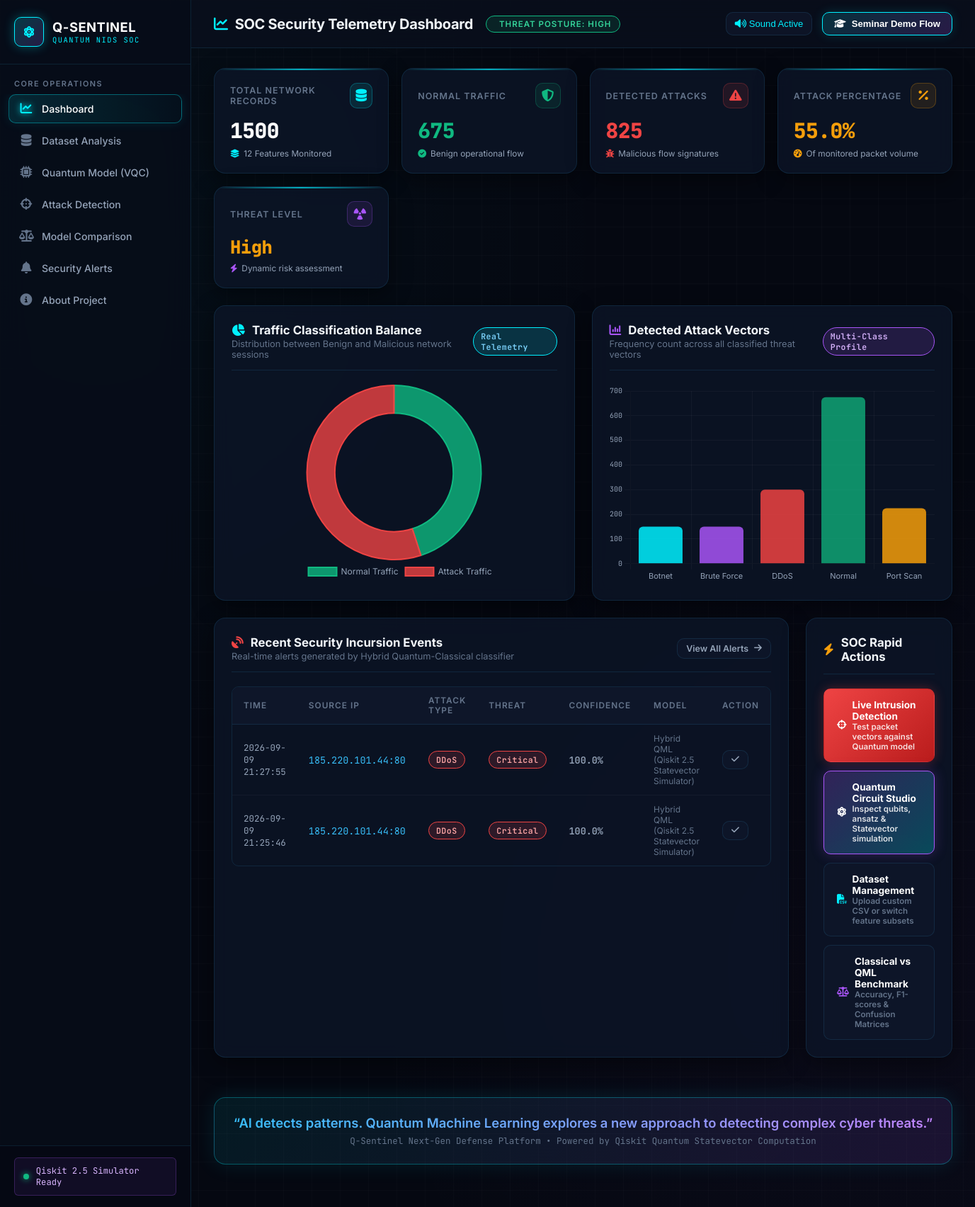
/soc, run on the app's committed database.
### tables this page shows
CREATE TABLE alerts (
            id INTEGER PRIMARY KEY AUTOINCREMENT,
            timestamp TEXT NOT NULL,
            source_ip TEXT DEFAULT '192.168.1.105',
            destination_port INTEGER DEFAULT 80,
            attack_type TEXT NOT NULL,
            threat_level TEXT NOT NULL,
            confidence REAL NOT NULL,
            model_type TEXT NOT NULL,
            status TEXT DEFAULT 'New',
            explanation TEXT DEFAULT '',
            feature_summary TEXT DEFAULT ''
        );

### app.py (the view)
@app.route('/soc')
def dashboard_soc_page():
    summary = preprocessor.get_summary() if preprocessor.raw_df is not None else {}
    alerts = get_alerts(limit=8)
    return render_template('dashboard.html', summary=summary, alerts=alerts, active_page='dashboard')

### app.py (called while the page is built)
@app.context_processor
def inject_global_summary():
    summary = preprocessor.get_summary() if preprocessor.raw_df is not None else {}
    return dict(summary=summary)

### database/db.py (called while the page is built)
def get_db():
    conn = sqlite3.connect(DB_PATH)
    conn.row_factory = sqlite3.Row
    return conn

def get_alerts(limit=50, status=None):
    conn = get_db()
    cursor = conn.cursor()
    if status:
        cursor.execute("SELECT * FROM alerts WHERE status = ? ORDER BY id DESC LIMIT ?", (status, limit))
    else:
        cursor.execute("SELECT * FROM alerts ORDER BY id DESC LIMIT ?", (limit,))
    rows = cursor.fetchall()
    alerts = [dict(r) for r in rows]
    conn.close()
    return alerts

### templates/dashboard.html (shortened to what this page needs)
{% extends 'base.html' %}
{% block page_title %}<i class="fas fa-chart-line" style="color: var(--cyan-core);"></i> SOC Security Telemetry Dashboard{% endblock %}
{% block content %}
<div class="stats-grid">
  <div class="stat-card">
    <div class="stat-header">
      <span class="stat-label">Total Network Records</span>
      <div class="stat-icon cyan">
        <i class="fas fa-database"></i>
      </div>
    </div>
    <div class="stat-value" id="stat-total">{{ summary.get('total_records', 0) }}</div>
    <div class="stat-meta">
      <i class="fas fa-layer-group" style="color: var(--cyan-core);"></i>
      <span>{{ summary.get('total_features', 0) }} Features Monitored</span>
    </div>
  </div>
  <div class="stat-card">
    <div class="stat-header">
      <span class="stat-label">Normal Traffic</span>
      <div class="stat-icon emerald">
        <i class="fas fa-shield-halved"></i>
      </div>
    </div>
    <div class="stat-value" style="color: var(--emerald-core);" id="stat-normal">{{ summary.get('normal_count', 0) }}</div>
    <div class="stat-meta">
      <i class="fas fa-circle-check" style="color: var(--emerald-core);"></i>
      <span>Benign operational flow</span>
    </div>
  </div>
  <div class="stat-card">
    <div class="stat-header">
      <span class="stat-label">Detected Attacks</span>
      <div class="stat-icon crimson">
        <i class="fas fa-triangle-exclamation"></i>
      </div>
    </div>
    <div class="stat-value" style="color: var(--crimson-core);" id="stat-attack">{{ summary.get('attack_count', 0) }}</div>
    <div class="stat-meta">
      <i class="fas fa-bug" style="color: var(--crimson-core);"></i>
      <span>Malicious flow signatures</span>
    </div>
  </div>
  <div class="stat-card">
    <div class="stat-header">
      <span class="stat-label">Attack Percentage</span>
      <div class="stat-icon amber">
        <i class="fas fa-percent"></i>
      </div>
    </div>
    <div class="stat-value" style="color: var(--amber-core);" id="stat-ratio">{{ summary.get('attack_percentage', 0) }}%</div>
    <div class="stat-meta">
      <i class="fas fa-gauge-high" style="color: var(--amber-core);"></i>
      <span>Of monitored packet volume</span>
    </div>
  </div>
  <div class="stat-card">
    <div class="stat-header">
      <span class="stat-label">Threat Level</span>
      <div class="stat-icon violet">
        <i class="fas fa-radiation"></i>
      </div>
    </div>
    <div class="stat-value" style="color: {% if summary.get('threat_level') == 'Critical' %}var(--crimson-core){% elif summary.get('threat_level') == 'High' %}var(--amber-core){% else %}var(--emerald-core){% endif %}; font-size: 1.6rem;" id="stat-threat">
      {{ summary.get('threat_level', 'Low') }}
    </div>
    <div class="stat-meta">
      <i class="fas fa-bolt" style="color: var(--violet-core);"></i>
      <span>Dynamic risk assessment</span>
    </div>
  </div>
</div>
<div class="grid-2">
  <div class="soc-panel">
    <div class="panel-header">
      <div>
        <div class="panel-title">
          <i class="fas fa-chart-pie" style="color: var(--cyan-core);"></i>
          <span>Traffic Classification Balance</span>
        </div>
        <div class="panel-subtitle">Distribution between Benign and Malicious network sessions</div>
      </div>
      <span class="badge badge-cyan">Real Telemetry</span>
    </div>
    <div style="height: 280px; position: relative;">
      <canvas id="trafficPieChart"></canvas>
    </div>
  </div>
  <div class="soc-panel">
    <div class="panel-header">
      <div>
        <div class="panel-title">
          <i class="fas fa-chart-column" style="color: var(--violet-core);"></i>
          <span>Detected Attack Vectors</span>
        </div>
        <div class="panel-subtitle">Frequency count across all classified threat vectors</div>
      </div>
      <span class="badge badge-violet">Multi-Class Profile</span>
    </div>
    <div style="height: 280px; position: relative;">
      <canvas id="attackBarChart"></canvas>
    </div>
  </div>
</div>
<div class="grid-2-1">
  <div class="soc-panel">
    <div class="panel-header">
      <div>
        <div class="panel-title">
          <i class="fas fa-satellite-dish" style="color: var(--crimson-core);"></i>
          <span>Recent Security Incursion Events</span>
        </div>
        <div class="panel-subtitle">Real-time alerts generated by Hybrid Quantum-Classical classifier</div>
      </div>
      <a href="/alerts" class="btn btn-outline btn-sm">
        View All Alerts <i class="fas fa-arrow-right"></i>
      </a>
    </div>
    {% if alerts %}
    <div class="soc-table-wrapper">
      <table class="soc-table">
        <thead>
          <tr>
            <th>Time</th>
            <th>Source IP</th>
            <th>Attack Type</th>
            <th>Threat</th>
            <th>Confidence</th>
            <th>Model</th>
            <th>Action</th>
          </tr>
        </thead>
        <tbody>
          {% for alert in alerts %}
          <tr>
            <td style="font-family: var(--font-mono); font-size: 0.78rem;">{{ alert.timestamp }}</td>
            <td style="font-family: var(--font-mono); color: #38bdf8;">{{ alert.source_ip }}:{{ alert.destination_port }}</td>
            <td>
              <span class="badge {% if alert.attack_type == 'DDoS' %}badge-crimson{% elif alert.attack_type == 'Port Scan' %}badge-amber{% elif alert.attack_type == 'Brute Force' %}badge-violet{% else %}badge-cyan{% endif %}">
                {{ alert.attack_type }}
              </span>
            </td>
            <td>
              <span class="badge {% if alert.threat_level == 'Critical' %}badge-crimson{% elif alert.threat_level == 'High' %}badge-amber{% else %}badge-emerald{% endif %}">
                {{ alert.threat_level }}
              </span>
            </td>
            <td style="font-family: var(--font-mono); font-weight: 600;">{{ (alert.confidence * 100) | round(1) }}%</td>
            <td style="font-size: 0.75rem; color: var(--text-muted);">{{ alert.model_type }}</td>
            <td>
              <button class="btn btn-outline btn-sm" onclick="resolveAlert({{ alert.id }}, 'Investigated')">
                <i class="fas fa-check"></i>
              </button>
            </td>
          </tr>
          {% endfor %}
        </tbody>
      </table>
    </div>
    {% else %}
    <div style="text-align: center; padding: 40px; color: var(--text-muted);">
      <i class="fas fa-shield-check" style="font-size: 2.5rem; color: var(--emerald-core); margin-bottom: 12px; display: block;"></i>
      <p>No active attack alerts logged yet. System operating normally.</p>
    </div>
    {% endif %}
  </div>
  <div class="soc-panel">
    <div class="panel-header">
      <div class="panel-title">
        <i class="fas fa-bolt" style="color: var(--amber-core);"></i>
        <span>SOC Rapid Actions</span>
      </div>
    </div>
    <div style="display: flex; flex-direction: column; gap: 12px;">
      <a href="/detection" class="btn btn-danger" style="justify-content: flex-start; padding: 14px 18px;">
        <i class="fas fa-crosshairs"></i>
        <div>
          <div style="font-weight: 700;">Live Intrusion Detection</div>
          <div style="font-size: 0.72rem; opacity: 0.85;">Test packet vectors against Quantum model</div>
        </div>
      </a>
      <a href="/quantum" class="btn btn-quantum" style="justify-content: flex-start; padding: 14px 18px;">
        <i class="fas fa-atom"></i>
        <div>
          <div style="font-weight: 700;">Quantum Circuit Studio</div>
          <div style="font-size: 0.72rem; opacity: 0.85;">Inspect qubits, ansatz & Statevector simulation</div>
        </div>
      </a>
      <a href="/dataset" class="btn btn-outline" style="justify-content: flex-start; padding: 14px 18px;">
        <i class="fas fa-file-csv" style="color: var(--cyan-core);"></i>
        <div>
          <div style="font-weight: 700; color: #ffffff;">Dataset Management</div>
          <div style="font-size: 0.72rem; color: var(--text-muted);">Upload custom CSV or switch feature subsets</div>
        </div>
      </a>
      <a href="/comparison" class="btn btn-outline" style="justify-content: flex-start; padding: 14px 18px;">
        <i class="fas fa-scale-balanced" style="color: var(--violet-core);"></i>
        <div>
          <div style="font-weight: 700; color: #ffffff;">Classical vs QML Benchmark</div>
          <div style="font-size: 0.72rem; color: var(--text-muted);">Accuracy, F1-scores & Confusion Matrices</div>
        </div>
      </a>
    </div>
  </div>
</div>
{% endblock %}
{% block scripts %}
<script>
  const classDist = {{ summary.get('class_distribution', {}) | tojson }};
  const normalCount = {{ summary.get('normal_count', 0) }};
  const attackCount = {{ summary.get('attack_count', 0) }};
  // Pie Chart: Normal vs Attack
  const ctxPie = document.getElementById('trafficPieChart');
  if (ctxPie) {
    new Chart(ctxPie, {
      type: 'doughnut',
      data: {
        labels: ['Normal Traffic', 'Attack Traffic'],
        datasets: [{
          data: [normalCount, attackCount],
          backgroundColor: ['rgba(16, 185, 129, 0.8)', 'rgba(239, 68, 68, 0.8)'],
          borderColor: ['#10b981', '#ef4444'],
          borderWidth: 2,
          hoverOffset: 6
        }]
      },
      options: {
        responsive: true,
        maintainAspectRatio: false,
        plugins: {
          legend: {
            position: 'bottom',
            labels: { color: '#94a3b8', font: { family: 'Inter', size: 12 } }
          }
        },
        cutout: '68%'
      }
    });
  }
  // Bar Chart: Multi-class breakdown
  const ctxBar = document.getElementById('attackBarChart');
  if (ctxBar) {
    const labels = Object.keys(classDist);
    const counts = Object.values(classDist);
    const colors = labels.map(l => {
      const lower = l.toLowerCase();
      if (lower.includes('normal') || lower.includes('benign')) return 'rgba(16, 185, 129, 0.75)';
      if (lower.includes('ddos')) return 'rgba(239, 68, 68, 0.85)';
      if (lower.includes('port')) return 'rgba(245, 158, 11, 0.85)';
      if (lower.includes('brute')) return 'rgba(168, 85, 247, 0.85)';
      return 'rgba(0, 240, 255, 0.85)';
    });
    new Chart(ctxBar, {
      type: 'bar',
      data: {
        labels: labels,
        datasets: [{
          label: 'Records',
          data: counts,
          backgroundColor: colors,
          borderRadius: 6
        }]
      },
      options: {
        responsive: true,
        maintainAspectRatio: false,
        plugins: {
          legend: { display: false }
        },
        scales: {
          x: {
            grid: { color: 'rgba(255,255,255,0.04)' },
            ticks: { color: '#94a3b8', font: { family: 'Inter', size: 11 } }
          },
          y: {
            grid: { color: 'rgba(255,255,255,0.04)' },
            ticks: { color: '#94a3b8', font: { family: 'JetBrains Mono', size: 10 } }
          }
        }
      }
    });
  }
</script>
{% endblock %}

### templates/base.html (shortened to what this page needs)
<!DOCTYPE html>
<html lang="en">
<head>
  <link rel="stylesheet" href="https://cdnjs.cloudflare.com/ajax/libs/font-awesome/6.5.1/css/all.min.css">
  <link rel="stylesheet" href="{{ url_for('static', filename='css/soc-theme.css') }}">
</head>
<body>
  <aside class="soc-sidebar">
    <div class="sidebar-brand">
      <div class="brand-icon">
        <i class="fas fa-atom"></i>
      </div>
      <div>
        <div class="brand-title">Q-SENTINEL</div>
        <div class="brand-subtitle">Quantum NIDS SOC</div>
      </div>
    </div>
    <div class="nav-section-title">Core Operations</div>
    <ul class="nav-links">
      <li class="nav-item">
        <a href="/dashboard" class="nav-link {% if active_page == 'dashboard' %}active{% endif %}">
          <i class="fas fa-chart-line"></i>
          <span>Dashboard</span>
        </a>
      </li>
      <li class="nav-item">
        <a href="/dataset" class="nav-link {% if active_page == 'dataset' %}active{% endif %}">
          <i class="fas fa-database"></i>
          <span>Dataset Analysis</span>
        </a>
      </li>
      <li class="nav-item">
        <a href="/quantum" class="nav-link {% if active_page == 'quantum' %}active{% endif %}">
          <i class="fas fa-microchip"></i>
          <span>Quantum Model (VQC)</span>
        </a>
      </li>
      <li class="nav-item">
        <a href="/detection" class="nav-link {% if active_page == 'detection' %}active{% endif %}">
          <i class="fas fa-crosshairs"></i>
          <span>Attack Detection</span>
        </a>
      </li>
      <li class="nav-item">
        <a href="/comparison" class="nav-link {% if active_page == 'comparison' %}active{% endif %}">
          <i class="fas fa-scale-balanced"></i>
          <span>Model Comparison</span>
        </a>
      </li>
      <li class="nav-item">
        <a href="/alerts" class="nav-link {% if active_page == 'alerts' %}active{% endif %}">
          <i class="fas fa-bell"></i>
          <span>Security Alerts</span>
        </a>
      </li>
      <li class="nav-item">
        <a href="/about" class="nav-link {% if active_page == 'about' %}active{% endif %}">
          <i class="fas fa-circle-info"></i>
          <span>About Project</span>
        </a>
      </li>
    </ul>
    <div class="sidebar-status">
      <div class="quantum-engine-badge">
        <div class="status-indicator"></div>
        <span>Qiskit 2.5 Simulator Ready</span>
      </div>
    </div>
  </aside>
  <main class="soc-main">
    <header class="soc-topbar">
      <div class="topbar-left">
        <h1 class="page-title">
          {% block page_title %}Security Operations Center{% endblock %}
        </h1>
        <div class="security-posture-pill {% if summary and summary.get('threat_level') == 'Critical' %}posture-critical{% else %}posture-normal{% endif %}">
          <span>Threat Posture: {{ summary.get('threat_level', 'Nominal') if summary else 'Nominal' }}</span>
        </div>
      </div>
      <div class="topbar-right">
        <button id="audioToggleBtn" class="audio-toggle-btn" onclick="window.socAudio.toggleMute()">
        </button>
        <button class="demo-tour-btn" onclick="window.demoTour.startDemo()">
          <i class="fas fa-graduation-cap"></i>
          <span>Seminar Demo Flow</span>
        </button>
      </div>
    </header>
    <div class="soc-content">
      {% block content %}{% endblock %}
      <div class="quantum-quote-banner">
        <div class="quantum-quote-text">
          “AI detects patterns. Quantum Machine Learning explores a new approach to detecting complex cyber threats.”
        </div>
        <div style="font-size: 0.78rem; color: var(--text-muted); font-family: var(--font-mono);">
          Q-Sentinel Next-Gen Defense Platform • Powered by Qiskit Quantum Statevector Computation
        </div>
      </div>
    </div>
  </main>
  {% block scripts %}{% endblock %}
</body>
</html>

### data on the page
alerts: timestamp "2026-09-09 21:27:55", source_ip "185.220.101.44", destination_port "80", attack_type "DDoS", threat_level "Critical", (alert.confidence*100)|round(1) "100.0", model_type "Hybrid QML (Qiskit 2.5 Statevector Simulator)"
alerts: timestamp "2026-09-09 21:25:46", source_ip "185.220.101.44", destination_port "80", attack_type "DDoS", threat_level "Critical", (alert.confidence*100)|round(1) "100.0", model_type "Hybrid QML (Qiskit 2.5 Statevector Simulator)"

### other printed values
{{ summary.get('threat_level', 'Nominal') if summary else 'Nominal' }} "HIGH"
{{ summary.get('total_records', 0) }} "1500"
{{ summary.get('total_features', 0) }} "12"
{{ summary.get('normal_count', 0) }} "675"
{{ summary.get('attack_count', 0) }} "825"
{{ summary.get('attack_percentage', 0) }} "55.0"
{{ summary.get('threat_level', 'Low') }} "High"
